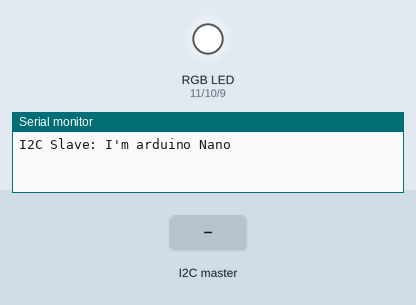
Bench run of a sketch on a simulated Arduino Nano, built with avr-gcc and run on an emulated ATmega328P. Parts: an RGB LED mixed from three pins (HIGH = lit), the last lines printed to the serial monitor. The inputs (shaded band) are chosen by the test bench.

Above: at 1.2 s.
1.3 s: the I2C master sends "R"
At 1.9 s:
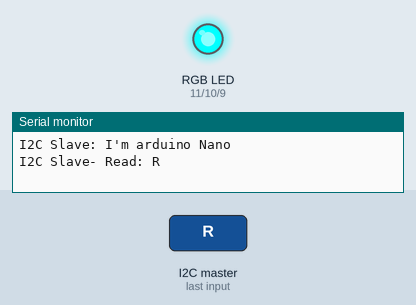
2.8 s: the I2C master sends "G"
At 4.0 s:
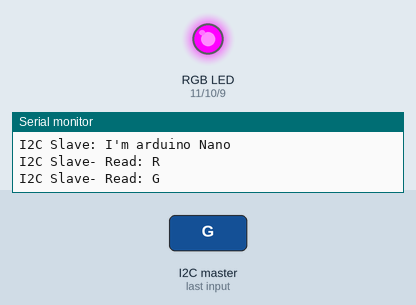
4.3 s: the I2C master sends "B"
At 5.3 s:
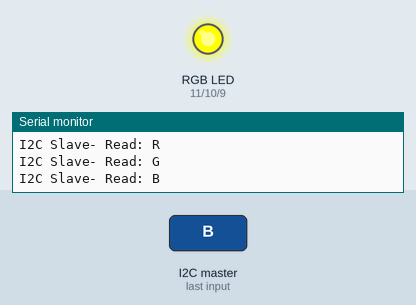
Timing chart, 0 to 7.3 s (numbered marks = the images above; inputs shaded):
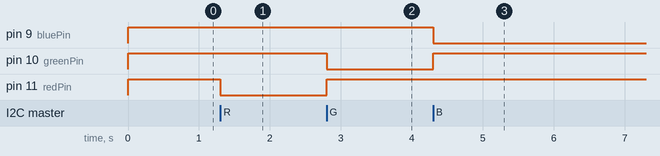

Measured:
- after the input at 1.3 s, pin 11 (redPin): HIGH → LOW at once
- after the input at 2.8 s, pin 10 (greenPin): HIGH → LOW at once; pin 11 (redPin): LOW → HIGH at once
- after the input at 4.3 s, pin 9 (bluePin): HIGH → LOW at once; pin 10 (greenPin): LOW → HIGH at once

The sketch:

Slave.ino
```cpp
#include <Wire.h>

const int redPin = 11;
const int greenPin = 10;
const int bluePin = 9;
const int nanoSlave = 2;
#define COMMON_ANODE

void setup()
{
  Serial.begin(9600);
  Wire.begin(nanoSlave);
  Serial.println("\nI2C Slave: I'm arduino Nano");
  Wire.onReceive(receiveEvent);
  pinMode(redPin, OUTPUT);
  pinMode(greenPin, OUTPUT);
  pinMode(bluePin, OUTPUT);
  setColourRgb(0, 0, 0);
}

void loop()
{
}

void receiveEvent(int howMany)
{
  /*
    int numCommands = 3;
    char commands[numCommands];
  */
  char c;
  while (Wire.available())
  {
    Serial.print("\nI2C Slave- Read: ");
    c = Wire.read();
    Serial.println(c);
    if (c == 'R')
    {
      cycleColor('R');
    }
    else if (c == 'G')
    {
      cycleColor('G');
    }
    else if (c == 'B')
    {
      cycleColor('B');
    }
    else if (c == 'O')
    {
      cycleColor('O');
    }
    delay(500);
  }
}

void cycleColor(char color) {
  unsigned int rgbColour[3];
  switch (color) {
    case 'R':
      setColourRgb(255, 0, 0);
      break;
    case 'G':
      setColourRgb(0, 255, 0);
      break;
    case 'B':
      setColourRgb(0, 0, 255);
      break;
    case 'O':
      setColourRgb(0, 0, 0);
      break;
    default:
      break;
  }
}

void setColourRgb(unsigned int red, unsigned int green, unsigned int blue) {

#ifdef COMMON_ANODE
  red = 255 - red;
  green = 255 - green;
  blue = 255 - blue;
#endif

  analogWrite(redPin, red);
  analogWrite(greenPin, green);
  analogWrite(bluePin, blue);
}
```
